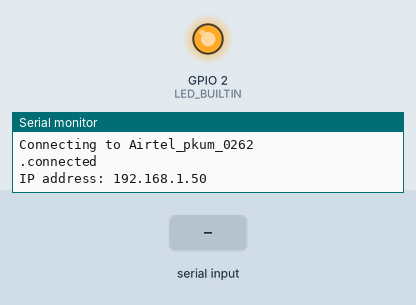
Simulated run of this sketch. Board: ESP32. On the bench: output pins drawn as LEDs (lit = HIGH), the last lines printed to the serial monitor. Inputs (shaded band) come from the test bench. WiFi joins after 1.5 s; servers stay silent unless stated; uploads are accepted with an empty reply.

Above: at 1.7 s.
At 3.3 s:
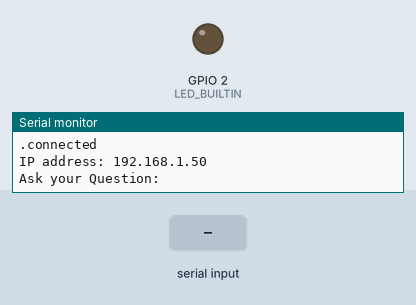
3.4 s: "1" received over Serial
Timing chart, 0 to 6.4 s (numbered marks = the images above; inputs shaded):
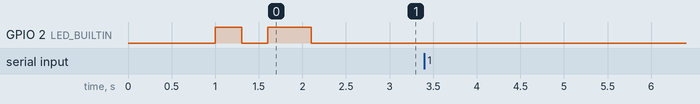

The sketch:

ESP32_Gemini.ino
```cpp
#include <Arduino.h>
#include <WiFi.h>
#include <HTTPClient.h>
#include <ArduinoJson.h>

const char* ssid = "Airtel_pkum_0262";
const char* password = "air47250";
const char* Gemini_Token = "AIzaSyCwJrvi0RjLMdG2OYf8iEFRJ2X4gsbArAM";
const char* Gemini_Max_Tokens = "150";
String res = "";

void rapidblink(){
digitalWrite(LED_BUILTIN,HIGH);
delay(300);
digitalWrite(LED_BUILTIN,LOW);
delay(300);
}

void setup() {
  Serial.begin(115200);

  WiFi.mode(WIFI_STA);
  WiFi.disconnect();


  while (!Serial);
  pinMode(LED_BUILTIN,OUTPUT);

  // wait for WiFi connection
  WiFi.begin(ssid, password);
  Serial.print("Connecting to ");
  Serial.println(ssid);

  while (WiFi.status() != WL_CONNECTED) {
    delay(1000);
    Serial.print(".");
    rapidblink();
  }
  digitalWrite(LED_BUILTIN,HIGH);
  Serial.println("connected");
  Serial.print("IP address: ");
  Serial.println(WiFi.localIP());
  delay(500);
  digitalWrite(LED_BUILTIN,LOW);
}

void loop()
{
  Serial.println("");
  Serial.println("Ask your Question: ");
  while (!Serial.available());
  while (Serial.available()) {
    char add = Serial.read();
    res = res + add;
    delay(1);
  }
  int len = res.length();
  res = res.substring(0, (len - 1));
  res = "\"" + res + "\"";
  Serial.println("");
  Serial.print("Asking Your Question : ");
  Serial.println(res);

  HTTPClient https;

  //Serial.print("[HTTPS] begin...\n");
  if (https.begin("https://generativelanguage.googleapis.com/v1beta/models/gemini-1.5-flash:generateContent?key=" + (String)Gemini_Token)) {  // HTTPS

    https.addHeader("Content-Type", "application/json");
    String payload = String("{\"contents\": [{\"parts\":[{\"text\":" + res + "}]}],\"generationConfig\": {\"maxOutputTokens\": " + (String)Gemini_Max_Tokens + "}}");

    //Serial.print("[HTTPS] GET...\n");

    // start connection and send HTTP header
    int httpCode = https.POST(payload);

    // httpCode will be negative on error
    // file found at server

    if (httpCode == HTTP_CODE_OK || httpCode == HTTP_CODE_MOVED_PERMANENTLY) {
      String payload = https.getString();
      //Serial.println(payload);

      DynamicJsonDocument doc(1024);


      deserializeJson(doc, payload);
      String Answer = doc["candidates"][0]["content"]["parts"][0]["text"];


      // Note: use this only if you want a filtered character
      // For Filtering our Special Characters, WhiteSpaces and NewLine Characters
     // Answer.trim();
      // String filteredAnswer = "";
      //for (size_t i = 0; i < Answer.length(); i++) {
      //  char c = Answer[i];
      //  if (isalnum(c) || isspace(c)) {
       //   filteredAnswer += c;
      //  } else {
      //    filteredAnswer += ' ';
      //  }
      //}
      //Answer = filteredAnswer;


      Serial.println("");
      Serial.println("Here is your Answer: ");
      Serial.println("");
      Serial.println(Answer);
    } else {
      Serial.printf("[HTTPS] GET... failed, error: %s\n", https.errorToString(httpCode).c_str());
    }
    https.end();
  } else {
    Serial.printf("[HTTPS] Unable to connect\n");
  }
  res = "";
}
```
